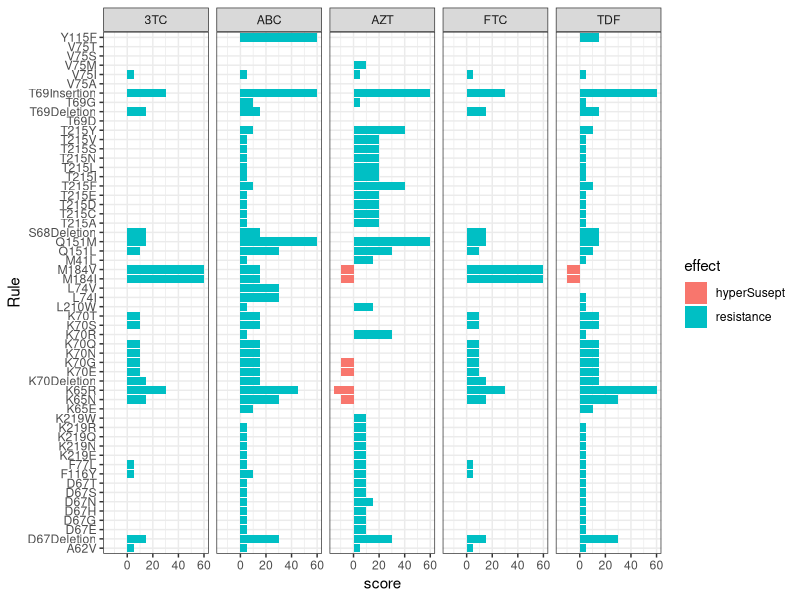

Write R code to recreate this figure. (Note: this script raises an error after producing the figure.)
## ---- chunk 1
# packages required for this post
local({
  pkgs <- c(
    "dplyr",
    "readr",
    "stringr",
    "tidyr",
    "ggplot2",
    "knitr",
    "broom"
  )
  
  not_installed <- setdiff(pkgs, as.data.frame(installed.packages())$Package)
  if (length(not_installed)) {
    install.packages(not_installed)
  }
})
knitr::opts_chunk$set(echo = TRUE)

static_path <- "/post/2019-05-07-analysis-hiv-pandemic-part-2_files"
static_path <- "."
file_path <- "."

## ---- chunk 2
suppressPackageStartupMessages({
  library(dplyr)
  library(readr)
  library(stringr)
  library(tidyr)
  library(ggplot2)
  library(knitr)
  library(broom)
})
## ---- chunk 3
nrti_dr_scores <- read_tsv("ScoresNRTI_1555579653110.tsv", col_types = "cdcddddddd")

nrti_dr_scores %>% 
  select(Rule, ABC:AZT, FTC:TDF) %>% 
  gather(arv, score, 2:6) %>% 
  filter(!grepl(" ", Rule)) %>% 
  mutate(effect = ifelse(score > 0, "resistance", "hyperSusept")) %>% 
  
  ggplot(aes(x = Rule, y = score, fill = effect)) +
  geom_col() +
  coord_flip() +
  theme_bw() +
  facet_grid(. ~ arv)
## ---- chunk 4
knitr::include_graphics(file.path(static_path, "lamivu10.gif"))
## ---- chunk 5
# Read csv with time data
time_dat <- read_csv(
  "timeFile.csv", 
  col_types = "ccd",
  col_names = c("Run", "Description", "Measure")
)

head(time_dat) %>% 
  kable(caption = "First few lines of the benchmarking data.")
## ---- chunk 6
time_dat <- time_dat %>% 
  mutate(nSubmitted = str_extract(Run, "\\d+$") %>% as.numeric) %>% 
  select(-Run ) %>% 
  spread(Description, Measure)

head(time_dat) %>% 
  kable(caption = "First few lines of the benchmarking data after some cleaning.")
## ---- chunk 7
time_dat %>%
  ggplot(aes(x = nSubmitted, y = blastHits)) +
  geom_smooth(method = lm, se = FALSE, colour = "black", formula = y ~ x - 1, size = 0.25) +
  geom_point() +
  theme_bw() +
  xlab("Number of sequences submitted") +
  ylab("Number of sequences retrieved using blastn") +
  annotate("text", x = 41, y = 72, label = "y == 4.628 * x", parse = TRUE) +
  annotate("text", x = 40, y = 60, label = "R^2 == 0.998", parse = TRUE)
## ---- chunk 8
fit <- lm(blastHits ~ nSubmitted - 1, data = time_dat)
tidy(fit) %>% 
  kable(caption = "Regression analysis of the number of blast hits retrieved.") 
## ---- chunk 9
time_dat %>%
  ggplot(aes(x = nSubmitted, y = blast)) +
  geom_smooth(method = lm, se = FALSE, colour = "black", formula = y ~ x, size = 0.25) +
  geom_point(colour = "blue") +
  theme_bw() +
  xlab("Number of input sequences") + ylab("Time in seconds (blastn)") +
  annotate("text", x = 41, y = 90, label = "y == 11.0453 * x", parse = TRUE) +
  annotate("text", x = 40, y = 60, label = "R^2 == 0.9999", parse = TRUE)
## ---- chunk 10
fit <- lm(time_dat$blast ~ time_dat$nSubmitted)
tidy(fit) %>% 
  kable(caption = "Regression analysis of blastn time vs. number of sequences.") 
## ---- chunk 11
fit <- nls(mafftTime ~ b * blastHits^a, 
           start = list(a = 2, b = 0.1), 
           data = time_dat)

time_dat %>%
  ggplot(aes(x = blastHits, y = mafftTime)) +
  geom_point(colour = "blue") +
  geom_smooth(
    method = "nls",
    formula = y ~ b * x^a,
    se = FALSE, 
    method.args = list(start = c(a = 2, b = 0.1)),
    colour = "black", size = 0.25
  ) +
  annotate("text", x = 190, y = 1800, label = "y == 0.153 * x^1.92", parse = TRUE) +
  theme_bw() +
  xlab("Number of sequences in alignment") + 
  ylab("Time in seconds (MAFFT)")
## ---- chunk 12
tidy(fit) %>% 
  kable(caption = "Regression analysis of multiple sequence alignment.")
